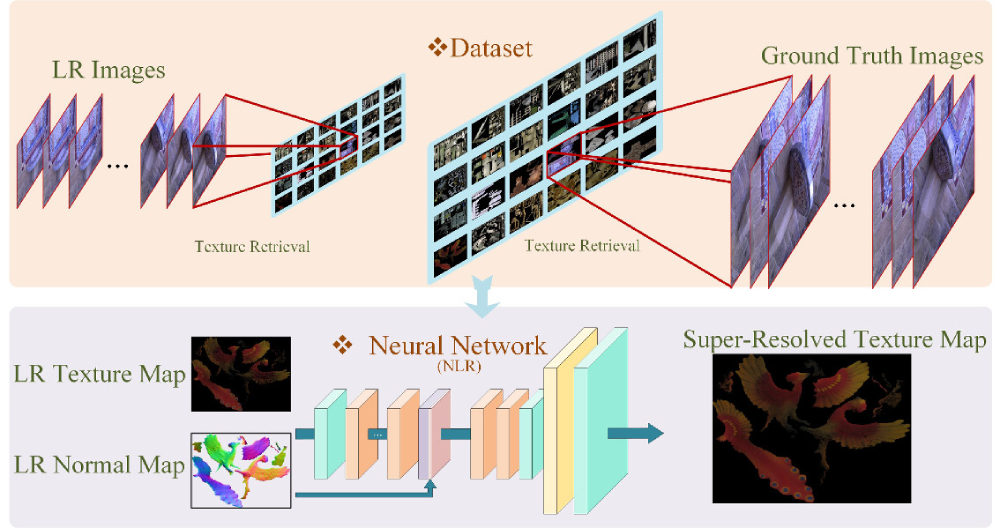
#> input picture assets/archive/img/research/3d_appearance.png, 3000 x 1584 px (shown at 1/3 size); its folder holds only this picture in this run
$ python resize.py
#> lines starting #> are read from the running program, lines starting #| are printed output that depends on the picture
import cv2
import glob
import os


img_name = glob.glob("img/research/*.png")

for resolution in [512, 1024, 2048]:
    for img_n in img_name:
        img = cv2.imread(img_n, cv2.IMREAD_UNCHANGED)
#> img is the input picture: shape (1584, 3000, 3); mean B, G, R 193.6, 195.9, 204.5
        s = img.shape
#> s = (1584, 3000, 3)
        print(img.shape, type(img))
#| (1584, 3000, 3) <class 'numpy.ndarray'>
        width = resolution
        height = int(s[0] / (s[1] / width)) #int(resolution * 9 / 16) #
#> height = 270
        img_output = cv2.resize(img, (width, height), interpolation=cv2.INTER_CUBIC)
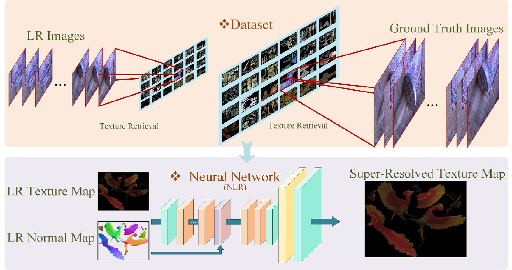
#> img_output: shape (270, 512, 3); mean B, G, R 193.7, 196, 204.6
        print(img_output.shape, type(img))
#| (270, 512, 3) <class 'numpy.ndarray'>
        path = 'img/research{}'.format(width)
        if not os.path.exists(path):
            os.makedirs(path)
        #print(os.path.split(img_n)[1])
        cv2.imwrite(os.path.join(path, os.path.split(img_n)[1]), img_output)


# [9 lines of commented-out code are left out]
